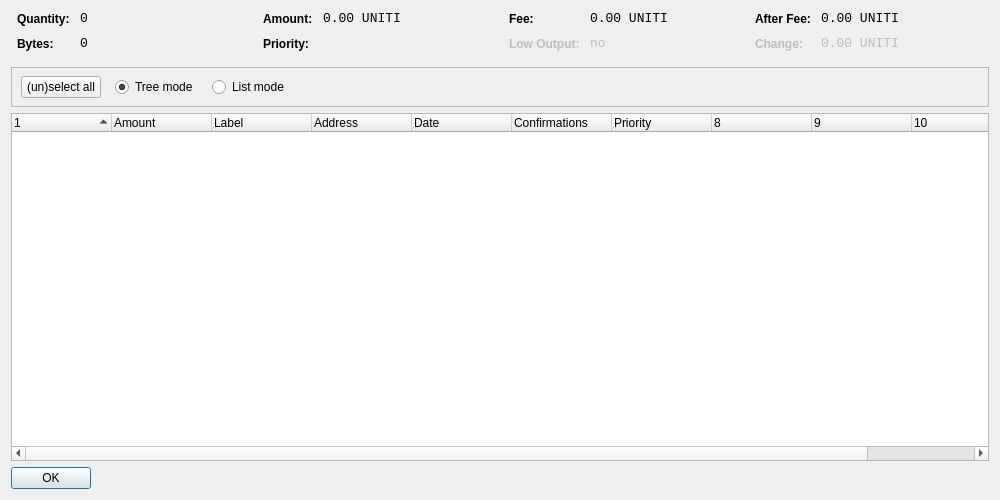
<?xml version="1.0" encoding="UTF-8"?>
<ui version="4.0">
 <class>CoinControlDialog</class>
 <widget class="QDialog" name="CoinControlDialog">
  <property name="geometry">
   <rect>
    <x>0</x>
    <y>0</y>
    <width>1000</width>
    <height>500</height>
   </rect>
  </property>
  <property name="windowTitle">
   <string>Coin Control</string>
  </property>
  <layout class="QVBoxLayout" name="verticalLayout">
   <item>
    <layout class="QHBoxLayout" name="horizontalLayoutTop" stretch="0,0,0,0">
     <property name="topMargin">
      <number>0</number>
     </property>
     <property name="bottomMargin">
      <number>10</number>
     </property>
     <item>
      <layout class="QFormLayout" name="formLayoutCoinControl1">
       <property name="horizontalSpacing">
        <number>10</number>
       </property>
       <property name="verticalSpacing">
        <number>10</number>
       </property>
       <property name="leftMargin">
        <number>6</number>
       </property>
       <property name="rightMargin">
        <number>6</number>
       </property>
       <item row="0" column="0">
        <widget class="QLabel" name="labelCoinControlQuantityText">
         <property name="styleSheet">
          <string notr="true">font-weight:bold;</string>
         </property>
         <property name="text">
          <string>Quantity:</string>
         </property>
        </widget>
       </item>
       <item row="0" column="1">
        <widget class="QLabel" name="labelCoinControlQuantity">
         <property name="font">
          <font>
           <family>Monospace</family>
           <pointsize>10</pointsize>
          </font>
         </property>
         <property name="cursor">
          <cursorShape>IBeamCursor</cursorShape>
         </property>
         <property name="contextMenuPolicy">
          <enum>Qt::ActionsContextMenu</enum>
         </property>
         <property name="text">
          <string notr="true">0</string>
         </property>
         <property name="textInteractionFlags">
          <set>Qt::LinksAccessibleByMouse|Qt::TextSelectableByKeyboard|Qt::TextSelectableByMouse</set>
         </property>
        </widget>
       </item>
       <item row="1" column="0">
        <widget class="QLabel" name="labelCoinControlBytesText">
         <property name="styleSheet">
          <string notr="true">font-weight:bold;</string>
         </property>
         <property name="text">
          <string>Bytes:</string>
         </property>
        </widget>
       </item>
       <item row="1" column="1">
        <widget class="QLabel" name="labelCoinControlBytes">
         <property name="font">
          <font>
           <family>Monospace</family>
           <pointsize>10</pointsize>
          </font>
         </property>
         <property name="cursor">
          <cursorShape>IBeamCursor</cursorShape>
         </property>
         <property name="contextMenuPolicy">
          <enum>Qt::ActionsContextMenu</enum>
         </property>
         <property name="text">
          <string notr="true">0</string>
         </property>
         <property name="textInteractionFlags">
          <set>Qt::LinksAccessibleByMouse|Qt::TextSelectableByKeyboard|Qt::TextSelectableByMouse</set>
         </property>
        </widget>
       </item>
      </layout>
     </item>
     <item>
      <layout class="QFormLayout" name="formLayoutCoinControl2">
       <property name="horizontalSpacing">
        <number>10</number>
       </property>
       <property name="verticalSpacing">
        <number>10</number>
       </property>
       <property name="leftMargin">
        <number>6</number>
       </property>
       <property name="rightMargin">
        <number>6</number>
       </property>
       <item row="0" column="0">
        <widget class="QLabel" name="labelCoinControlAmountText">
         <property name="styleSheet">
          <string notr="true">font-weight:bold;</string>
         </property>
         <property name="text">
          <string>Amount:</string>
         </property>
        </widget>
       </item>
       <item row="0" column="1">
        <widget class="QLabel" name="labelCoinControlAmount">
         <property name="font">
          <font>
           <family>Monospace</family>
           <pointsize>10</pointsize>
          </font>
         </property>
         <property name="cursor">
          <cursorShape>IBeamCursor</cursorShape>
         </property>
         <property name="contextMenuPolicy">
          <enum>Qt::ActionsContextMenu</enum>
         </property>
         <property name="text">
          <string notr="true">0.00 UNITI</string>
         </property>
         <property name="textInteractionFlags">
          <set>Qt::LinksAccessibleByMouse|Qt::TextSelectableByKeyboard|Qt::TextSelectableByMouse</set>
         </property>
        </widget>
       </item>
       <item row="1" column="0">
        <widget class="QLabel" name="labelCoinControlPriorityText">
         <property name="styleSheet">
          <string notr="true">font-weight:bold;</string>
         </property>
         <property name="text">
          <string>Priority:</string>
         </property>
        </widget>
       </item>
       <item row="1" column="1">
        <widget class="QLabel" name="labelCoinControlPriority">
         <property name="font">
          <font>
           <family>Monospace</family>
           <pointsize>10</pointsize>
          </font>
         </property>
         <property name="cursor">
          <cursorShape>IBeamCursor</cursorShape>
         </property>
         <property name="contextMenuPolicy">
          <enum>Qt::ActionsContextMenu</enum>
         </property>
         <property name="text">
          <string/>
         </property>
         <property name="textInteractionFlags">
          <set>Qt::LinksAccessibleByMouse|Qt::TextSelectableByKeyboard|Qt::TextSelectableByMouse</set>
         </property>
        </widget>
       </item>
      </layout>
     </item>
     <item>
      <layout class="QFormLayout" name="formLayoutCoinControl3">
       <property name="horizontalSpacing">
        <number>10</number>
       </property>
       <property name="verticalSpacing">
        <number>10</number>
       </property>
       <property name="leftMargin">
        <number>6</number>
       </property>
       <property name="rightMargin">
        <number>6</number>
       </property>
       <item row="0" column="0">
        <widget class="QLabel" name="labelCoinControlFeeText">
         <property name="styleSheet">
          <string notr="true">font-weight:bold;</string>
         </property>
         <property name="text">
          <string>Fee:</string>
         </property>
        </widget>
       </item>
       <item row="0" column="1">
        <widget class="QLabel" name="labelCoinControlFee">
         <property name="font">
          <font>
           <family>Monospace</family>
           <pointsize>10</pointsize>
          </font>
         </property>
         <property name="cursor">
          <cursorShape>IBeamCursor</cursorShape>
         </property>
         <property name="contextMenuPolicy">
          <enum>Qt::ActionsContextMenu</enum>
         </property>
         <property name="text">
          <string notr="true">0.00 UNITI</string>
         </property>
         <property name="textInteractionFlags">
          <set>Qt::LinksAccessibleByMouse|Qt::TextSelectableByKeyboard|Qt::TextSelectableByMouse</set>
         </property>
        </widget>
       </item>
       <item row="1" column="0">
        <widget class="QLabel" name="labelCoinControlLowOutputText">
         <property name="enabled">
          <bool>false</bool>
         </property>
         <property name="styleSheet">
          <string notr="true">font-weight:bold;</string>
         </property>
         <property name="text">
          <string>Low Output:</string>
         </property>
        </widget>
       </item>
       <item row="1" column="1">
        <widget class="QLabel" name="labelCoinControlLowOutput">
         <property name="enabled">
          <bool>false</bool>
         </property>
         <property name="font">
          <font>
           <family>Monospace</family>
           <pointsize>10</pointsize>
          </font>
         </property>
         <property name="cursor">
          <cursorShape>IBeamCursor</cursorShape>
         </property>
         <property name="contextMenuPolicy">
          <enum>Qt::ActionsContextMenu</enum>
         </property>
         <property name="text">
          <string notr="true">no</string>
         </property>
         <property name="textInteractionFlags">
          <set>Qt::LinksAccessibleByMouse|Qt::TextSelectableByKeyboard|Qt::TextSelectableByMouse</set>
         </property>
        </widget>
       </item>
      </layout>
     </item>
     <item>
      <layout class="QFormLayout" name="formLayoutCoinControl4">
       <property name="horizontalSpacing">
        <number>10</number>
       </property>
       <property name="verticalSpacing">
        <number>10</number>
       </property>
       <property name="leftMargin">
        <number>6</number>
       </property>
       <property name="rightMargin">
        <number>6</number>
       </property>
       <item row="0" column="0">
        <widget class="QLabel" name="labelCoinControlAfterFeeText">
         <property name="styleSheet">
          <string notr="true">font-weight:bold;</string>
         </property>
         <property name="text">
          <string>After Fee:</string>
         </property>
        </widget>
       </item>
       <item row="0" column="1">
        <widget class="QLabel" name="labelCoinControlAfterFee">
         <property name="font">
          <font>
           <family>Monospace</family>
           <pointsize>10</pointsize>
          </font>
         </property>
         <property name="cursor">
          <cursorShape>IBeamCursor</cursorShape>
         </property>
         <property name="contextMenuPolicy">
          <enum>Qt::ActionsContextMenu</enum>
         </property>
         <property name="text">
          <string notr="true">0.00 UNITI</string>
         </property>
         <property name="textInteractionFlags">
          <set>Qt::LinksAccessibleByMouse|Qt::TextSelectableByKeyboard|Qt::TextSelectableByMouse</set>
         </property>
        </widget>
       </item>
       <item row="1" column="0">
        <widget class="QLabel" name="labelCoinControlChangeText">
         <property name="enabled">
          <bool>false</bool>
         </property>
         <property name="styleSheet">
          <string notr="true">font-weight:bold;</string>
         </property>
         <property name="text">
          <string>Change:</string>
         </property>
        </widget>
       </item>
       <item row="1" column="1">
        <widget class="QLabel" name="labelCoinControlChange">
         <property name="enabled">
          <bool>false</bool>
         </property>
         <property name="font">
          <font>
           <family>Monospace</family>
           <pointsize>10</pointsize>
          </font>
         </property>
         <property name="cursor">
          <cursorShape>IBeamCursor</cursorShape>
         </property>
         <property name="contextMenuPolicy">
          <enum>Qt::ActionsContextMenu</enum>
         </property>
         <property name="text">
          <string notr="true">0.00 UNITI</string>
         </property>
         <property name="textInteractionFlags">
          <set>Qt::LinksAccessibleByMouse|Qt::TextSelectableByKeyboard|Qt::TextSelectableByMouse</set>
         </property>
        </widget>
       </item>
      </layout>
     </item>
    </layout>
   </item>
   <item>
    <widget class="QFrame" name="frame">
     <property name="minimumSize">
      <size>
       <width>0</width>
       <height>40</height>
      </size>
     </property>
     <property name="frameShape">
      <enum>QFrame::StyledPanel</enum>
     </property>
     <property name="frameShadow">
      <enum>QFrame::Sunken</enum>
     </property>
     <widget class="QWidget" name="horizontalLayoutWidget">
      <property name="geometry">
       <rect>
        <x>10</x>
        <y>0</y>
        <width>781</width>
        <height>41</height>
       </rect>
      </property>
      <layout class="QHBoxLayout" name="horizontalLayoutPanel" stretch="0,0,0,0,0">
       <property name="spacing">
        <number>14</number>
       </property>
       <item>
        <widget class="QPushButton" name="pushButtonSelectAll">
         <property name="sizePolicy">
          <sizepolicy hsizetype="Maximum" vsizetype="Fixed">
           <horstretch>0</horstretch>
           <verstretch>0</verstretch>
          </sizepolicy>
         </property>
         <property name="text">
          <string>(un)select all</string>
         </property>
        </widget>
       </item>
       <item>
        <widget class="QRadioButton" name="radioTreeMode">
         <property name="sizePolicy">
          <sizepolicy hsizetype="Maximum" vsizetype="Fixed">
           <horstretch>0</horstretch>
           <verstretch>0</verstretch>
          </sizepolicy>
         </property>
         <property name="text">
          <string>Tree mode</string>
         </property>
         <property name="checked">
          <bool>true</bool>
         </property>
        </widget>
       </item>
       <item>
        <widget class="QRadioButton" name="radioListMode">
         <property name="sizePolicy">
          <sizepolicy hsizetype="Maximum" vsizetype="Fixed">
           <horstretch>0</horstretch>
           <verstretch>0</verstretch>
          </sizepolicy>
         </property>
         <property name="text">
          <string>List mode</string>
         </property>
        </widget>
       </item>
       <item>
        <spacer name="horizontalSpacer">
         <property name="orientation">
          <enum>Qt::Horizontal</enum>
         </property>
         <property name="sizeHint" stdset="0">
          <size>
           <width>40</width>
           <height>20</height>
          </size>
         </property>
        </spacer>
       </item>
      </layout>
     </widget>
    </widget>
   </item>
   <item>
    <widget class="CoinControlTreeWidget" name="treeWidget">
     <property name="contextMenuPolicy">
      <enum>Qt::CustomContextMenu</enum>
     </property>
     <property name="sortingEnabled">
      <bool>false</bool>
     </property>
     <property name="columnCount">
      <number>11</number>
     </property>
     <attribute name="headerShowSortIndicator" stdset="0">
      <bool>true</bool>
     </attribute>
     <attribute name="headerStretchLastSection">
      <bool>false</bool>
     </attribute>
     <column>
      <property name="text">
       <string/>
      </property>
     </column>
     <column>
      <property name="text">
       <string>Amount</string>
      </property>
     </column>
     <column>
      <property name="text">
       <string>Label</string>
      </property>
     </column>
     <column>
      <property name="text">
       <string>Address</string>
      </property>
     </column>
     <column>
      <property name="text">
       <string>Date</string>
      </property>
     </column>
     <column>
      <property name="text">
       <string>Confirmations</string>
      </property>
      <property name="toolTip">
       <string>Confirmed</string>
      </property>
     </column>
     <column>
      <property name="text">
       <string>Priority</string>
      </property>
     </column>
     <column>
      <property name="text">
       <string/>
      </property>
     </column>
     <column>
      <property name="text">
       <string/>
      </property>
     </column>
     <column>
      <property name="text">
       <string/>
      </property>
     </column>
     <column>
      <property name="text">
       <string/>
      </property>
     </column>
    </widget>
   </item>
   <item>
    <widget class="QDialogButtonBox" name="buttonBox">
     <property name="sizePolicy">
      <sizepolicy hsizetype="Maximum" vsizetype="Fixed">
       <horstretch>0</horstretch>
       <verstretch>0</verstretch>
      </sizepolicy>
     </property>
     <property name="orientation">
      <enum>Qt::Horizontal</enum>
     </property>
     <property name="standardButtons">
      <set>QDialogButtonBox::Ok</set>
     </property>
    </widget>
   </item>
  </layout>
 </widget>
 <customwidgets>
  <customwidget>
   <class>CoinControlTreeWidget</class>
   <extends>QTreeWidget</extends>
   <header>coincontroltreewidget.h</header>
  </customwidget>
 </customwidgets>
 <resources/>
 <connections/>
</ui>
